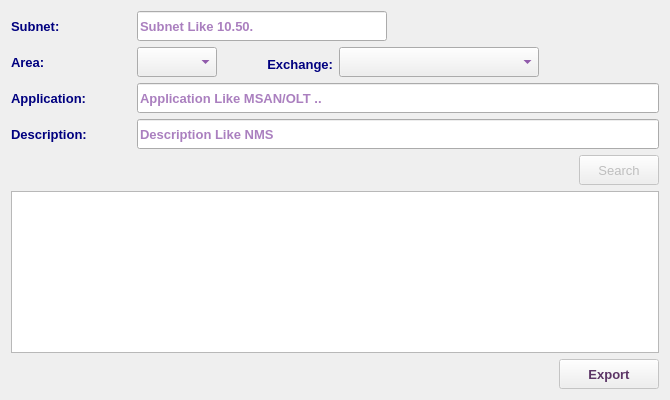
<?xml version="1.0" encoding="UTF-8"?>
<ui version="4.0">
 <class>SubnetV4SearchDialog</class>
 <widget class="QDialog" name="SubnetV4SearchDialog">
  <property name="windowModality">
   <enum>Qt::NonModal</enum>
  </property>
  <property name="enabled">
   <bool>true</bool>
  </property>
  <property name="geometry">
   <rect>
    <x>0</x>
    <y>0</y>
    <width>670</width>
    <height>400</height>
   </rect>
  </property>
  <property name="sizePolicy">
   <sizepolicy hsizetype="Maximum" vsizetype="Maximum">
    <horstretch>0</horstretch>
    <verstretch>0</verstretch>
   </sizepolicy>
  </property>
  <property name="minimumSize">
   <size>
    <width>670</width>
    <height>400</height>
   </size>
  </property>
  <property name="font">
   <font>
    <family>Tahoma</family>
    <pointsize>10</pointsize>
   </font>
  </property>
  <property name="windowTitle">
   <string>Search Subnet</string>
  </property>
  <property name="windowIcon">
   <iconset resource="../../../../../image.qrc">
    <normaloff>:/Image/Search.png</normaloff>:/Image/Search.png</iconset>
  </property>
  <layout class="QVBoxLayout" name="verticalLayout_2">
   <item>
    <layout class="QHBoxLayout" name="horizontalLayout_2">
     <item>
      <layout class="QVBoxLayout" name="verticalLayout">
       <item>
        <layout class="QHBoxLayout" name="horizontalLayout_12">
         <item>
          <widget class="QLabel" name="label_15">
           <property name="minimumSize">
            <size>
             <width>120</width>
             <height>30</height>
            </size>
           </property>
           <property name="maximumSize">
            <size>
             <width>120</width>
             <height>30</height>
            </size>
           </property>
           <property name="font">
            <font>
             <family>Tahoma</family>
             <pointsize>10</pointsize>
             <weight>75</weight>
             <bold>true</bold>
            </font>
           </property>
           <property name="styleSheet">
            <string notr="true">color: rgb(0, 0, 127);</string>
           </property>
           <property name="text">
            <string>Subnet:</string>
           </property>
           <property name="alignment">
            <set>Qt::AlignLeading|Qt::AlignLeft|Qt::AlignVCenter</set>
           </property>
          </widget>
         </item>
         <item>
          <widget class="QLineEdit" name="subnetLE">
           <property name="sizePolicy">
            <sizepolicy hsizetype="Expanding" vsizetype="Preferred">
             <horstretch>0</horstretch>
             <verstretch>0</verstretch>
            </sizepolicy>
           </property>
           <property name="minimumSize">
            <size>
             <width>250</width>
             <height>30</height>
            </size>
           </property>
           <property name="maximumSize">
            <size>
             <width>1000</width>
             <height>30</height>
            </size>
           </property>
           <property name="font">
            <font>
             <family>Tahoma</family>
             <pointsize>10</pointsize>
             <weight>75</weight>
             <bold>true</bold>
            </font>
           </property>
           <property name="styleSheet">
            <string notr="true">color: rgb(85, 0, 127);</string>
           </property>
           <property name="placeholderText">
            <string>Subnet Like 10.50.</string>
           </property>
          </widget>
         </item>
         <item>
          <spacer name="horizontalSpacer_4">
           <property name="font">
            <font>
             <family>Tahoma</family>
             <pointsize>10</pointsize>
            </font>
           </property>
           <property name="orientation">
            <enum>Qt::Horizontal</enum>
           </property>
           <property name="sizeHint" stdset="0">
            <size>
             <width>40</width>
             <height>20</height>
            </size>
           </property>
          </spacer>
         </item>
        </layout>
       </item>
       <item>
        <layout class="QHBoxLayout" name="horizontalLayout">
         <item>
          <widget class="QLabel" name="label">
           <property name="minimumSize">
            <size>
             <width>120</width>
             <height>30</height>
            </size>
           </property>
           <property name="maximumSize">
            <size>
             <width>120</width>
             <height>30</height>
            </size>
           </property>
           <property name="font">
            <font>
             <family>Tahoma</family>
             <pointsize>10</pointsize>
             <weight>75</weight>
             <bold>true</bold>
            </font>
           </property>
           <property name="styleSheet">
            <string notr="true">color: rgb(0, 0, 127);</string>
           </property>
           <property name="text">
            <string>Area:</string>
           </property>
           <property name="alignment">
            <set>Qt::AlignLeading|Qt::AlignLeft|Qt::AlignVCenter</set>
           </property>
          </widget>
         </item>
         <item>
          <widget class="QComboBox" name="areaCB">
           <property name="minimumSize">
            <size>
             <width>80</width>
             <height>30</height>
            </size>
           </property>
           <property name="maximumSize">
            <size>
             <width>80</width>
             <height>30</height>
            </size>
           </property>
           <property name="font">
            <font>
             <family>Tahoma</family>
             <pointsize>10</pointsize>
             <weight>75</weight>
             <bold>true</bold>
            </font>
           </property>
           <property name="styleSheet">
            <string notr="true">color: rgb(85, 0, 127);</string>
           </property>
          </widget>
         </item>
         <item>
          <widget class="QLabel" name="label_13">
           <property name="minimumSize">
            <size>
             <width>110</width>
             <height>30</height>
            </size>
           </property>
           <property name="maximumSize">
            <size>
             <width>110</width>
             <height>25</height>
            </size>
           </property>
           <property name="font">
            <font>
             <family>Tahoma</family>
             <pointsize>10</pointsize>
             <weight>75</weight>
             <bold>true</bold>
            </font>
           </property>
           <property name="styleSheet">
            <string notr="true">color: rgb(0, 0, 127);</string>
           </property>
           <property name="text">
            <string>Exchange:</string>
           </property>
           <property name="alignment">
            <set>Qt::AlignRight|Qt::AlignTrailing|Qt::AlignVCenter</set>
           </property>
          </widget>
         </item>
         <item>
          <widget class="QComboBox" name="abbrCB">
           <property name="minimumSize">
            <size>
             <width>200</width>
             <height>30</height>
            </size>
           </property>
           <property name="maximumSize">
            <size>
             <width>200</width>
             <height>30</height>
            </size>
           </property>
           <property name="font">
            <font>
             <family>Tahoma</family>
             <pointsize>10</pointsize>
             <weight>75</weight>
             <bold>true</bold>
            </font>
           </property>
           <property name="styleSheet">
            <string notr="true">color: rgb(85, 0, 127);</string>
           </property>
          </widget>
         </item>
         <item>
          <spacer name="horizontalSpacer_2">
           <property name="font">
            <font>
             <family>Tahoma</family>
             <pointsize>10</pointsize>
            </font>
           </property>
           <property name="orientation">
            <enum>Qt::Horizontal</enum>
           </property>
           <property name="sizeHint" stdset="0">
            <size>
             <width>40</width>
             <height>20</height>
            </size>
           </property>
          </spacer>
         </item>
        </layout>
       </item>
      </layout>
     </item>
     <item>
      <widget class="QLabel" name="label_2">
       <property name="minimumSize">
        <size>
         <width>45</width>
         <height>45</height>
        </size>
       </property>
       <property name="maximumSize">
        <size>
         <width>45</width>
         <height>45</height>
        </size>
       </property>
       <property name="font">
        <font>
         <family>Tahoma</family>
         <pointsize>10</pointsize>
        </font>
       </property>
       <property name="text">
        <string/>
       </property>
       <property name="pixmap">
        <pixmap resource="../../../../../image.qrc">:/Image/Search.png</pixmap>
       </property>
       <property name="scaledContents">
        <bool>true</bool>
       </property>
      </widget>
     </item>
    </layout>
   </item>
   <item>
    <layout class="QHBoxLayout" name="horizontalLayout_11">
     <item>
      <widget class="QLabel" name="label_14">
       <property name="minimumSize">
        <size>
         <width>120</width>
         <height>30</height>
        </size>
       </property>
       <property name="maximumSize">
        <size>
         <width>120</width>
         <height>30</height>
        </size>
       </property>
       <property name="font">
        <font>
         <family>Tahoma</family>
         <pointsize>10</pointsize>
         <weight>75</weight>
         <bold>true</bold>
        </font>
       </property>
       <property name="styleSheet">
        <string notr="true">color: rgb(0, 0, 127);</string>
       </property>
       <property name="text">
        <string>Application:</string>
       </property>
       <property name="alignment">
        <set>Qt::AlignLeading|Qt::AlignLeft|Qt::AlignVCenter</set>
       </property>
      </widget>
     </item>
     <item>
      <widget class="QLineEdit" name="appLE">
       <property name="sizePolicy">
        <sizepolicy hsizetype="Expanding" vsizetype="Preferred">
         <horstretch>0</horstretch>
         <verstretch>0</verstretch>
        </sizepolicy>
       </property>
       <property name="minimumSize">
        <size>
         <width>250</width>
         <height>30</height>
        </size>
       </property>
       <property name="maximumSize">
        <size>
         <width>1000</width>
         <height>30</height>
        </size>
       </property>
       <property name="font">
        <font>
         <family>Tahoma</family>
         <pointsize>10</pointsize>
         <weight>75</weight>
         <bold>true</bold>
        </font>
       </property>
       <property name="styleSheet">
        <string notr="true">color: rgb(85, 0, 127);</string>
       </property>
       <property name="placeholderText">
        <string>Application Like MSAN/OLT ..</string>
       </property>
      </widget>
     </item>
    </layout>
   </item>
   <item>
    <layout class="QHBoxLayout" name="horizontalLayout_9">
     <item>
      <widget class="QLabel" name="label_5">
       <property name="minimumSize">
        <size>
         <width>120</width>
         <height>30</height>
        </size>
       </property>
       <property name="maximumSize">
        <size>
         <width>120</width>
         <height>30</height>
        </size>
       </property>
       <property name="font">
        <font>
         <family>Tahoma</family>
         <pointsize>10</pointsize>
         <weight>75</weight>
         <bold>true</bold>
        </font>
       </property>
       <property name="styleSheet">
        <string notr="true">color: rgb(0, 0, 127);</string>
       </property>
       <property name="text">
        <string>Description:</string>
       </property>
      </widget>
     </item>
     <item>
      <widget class="QLineEdit" name="descLE">
       <property name="sizePolicy">
        <sizepolicy hsizetype="Expanding" vsizetype="Preferred">
         <horstretch>0</horstretch>
         <verstretch>0</verstretch>
        </sizepolicy>
       </property>
       <property name="minimumSize">
        <size>
         <width>400</width>
         <height>30</height>
        </size>
       </property>
       <property name="maximumSize">
        <size>
         <width>5000</width>
         <height>30</height>
        </size>
       </property>
       <property name="font">
        <font>
         <family>Tahoma</family>
         <pointsize>10</pointsize>
         <weight>75</weight>
         <bold>true</bold>
        </font>
       </property>
       <property name="styleSheet">
        <string notr="true">color: rgb(85, 0, 127);</string>
       </property>
       <property name="placeholderText">
        <string>Description Like NMS</string>
       </property>
      </widget>
     </item>
    </layout>
   </item>
   <item>
    <layout class="QHBoxLayout" name="horizontalLayout_3">
     <item>
      <spacer name="horizontalSpacer">
       <property name="font">
        <font>
         <family>Tahoma</family>
         <pointsize>10</pointsize>
        </font>
       </property>
       <property name="orientation">
        <enum>Qt::Horizontal</enum>
       </property>
       <property name="sizeHint" stdset="0">
        <size>
         <width>40</width>
         <height>20</height>
        </size>
       </property>
      </spacer>
     </item>
     <item>
      <widget class="QPushButton" name="searchBtn">
       <property name="enabled">
        <bool>false</bool>
       </property>
       <property name="minimumSize">
        <size>
         <width>80</width>
         <height>30</height>
        </size>
       </property>
       <property name="maximumSize">
        <size>
         <width>120</width>
         <height>30</height>
        </size>
       </property>
       <property name="font">
        <font>
         <family>Tahoma</family>
         <pointsize>10</pointsize>
        </font>
       </property>
       <property name="text">
        <string>Search</string>
       </property>
       <property name="icon">
        <iconset resource="../../../../../image.qrc">
         <normaloff>:/Image/Search.png</normaloff>:/Image/Search.png</iconset>
       </property>
       <property name="iconSize">
        <size>
         <width>20</width>
         <height>20</height>
        </size>
       </property>
      </widget>
     </item>
    </layout>
   </item>
   <item>
    <widget class="QTableView" name="tv">
     <property name="font">
      <font>
       <family>Tahoma</family>
       <pointsize>10</pointsize>
      </font>
     </property>
     <property name="editTriggers">
      <set>QAbstractItemView::NoEditTriggers</set>
     </property>
     <property name="alternatingRowColors">
      <bool>true</bool>
     </property>
     <property name="selectionBehavior">
      <enum>QAbstractItemView::SelectRows</enum>
     </property>
    </widget>
   </item>
   <item>
    <layout class="QHBoxLayout" name="horizontalLayout_4">
     <item>
      <spacer name="horizontalSpacer_3">
       <property name="font">
        <font>
         <family>Tahoma</family>
         <pointsize>10</pointsize>
        </font>
       </property>
       <property name="orientation">
        <enum>Qt::Horizontal</enum>
       </property>
       <property name="sizeHint" stdset="0">
        <size>
         <width>40</width>
         <height>20</height>
        </size>
       </property>
      </spacer>
     </item>
     <item>
      <widget class="QPushButton" name="exportBtn">
       <property name="enabled">
        <bool>false</bool>
       </property>
       <property name="sizePolicy">
        <sizepolicy hsizetype="Preferred" vsizetype="Preferred">
         <horstretch>0</horstretch>
         <verstretch>0</verstretch>
        </sizepolicy>
       </property>
       <property name="minimumSize">
        <size>
         <width>100</width>
         <height>30</height>
        </size>
       </property>
       <property name="maximumSize">
        <size>
         <width>150</width>
         <height>30</height>
        </size>
       </property>
       <property name="font">
        <font>
         <family>Tahoma</family>
         <pointsize>10</pointsize>
         <weight>75</weight>
         <bold>true</bold>
        </font>
       </property>
       <property name="styleSheet">
        <string notr="true">color: rgb(92, 53, 102);</string>
       </property>
       <property name="text">
        <string>Export</string>
       </property>
       <property name="icon">
        <iconset resource="../../../../../image.qrc">
         <normaloff>:/Image/excel.png</normaloff>:/Image/excel.png</iconset>
       </property>
       <property name="iconSize">
        <size>
         <width>20</width>
         <height>20</height>
        </size>
       </property>
      </widget>
     </item>
    </layout>
   </item>
  </layout>
 </widget>
 <tabstops>
  <tabstop>subnetLE</tabstop>
  <tabstop>areaCB</tabstop>
  <tabstop>abbrCB</tabstop>
  <tabstop>appLE</tabstop>
  <tabstop>descLE</tabstop>
  <tabstop>searchBtn</tabstop>
  <tabstop>tv</tabstop>
  <tabstop>exportBtn</tabstop>
 </tabstops>
 <resources>
  <include location="../../../../../image.qrc"/>
 </resources>
 <connections/>
</ui>
